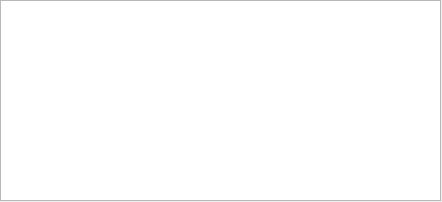
<?xml version="1.0" encoding="UTF-8"?>
<ui version="4.0">
 <class>MainWindow</class>
 <widget class="QMainWindow" name="MainWindow">
  <property name="geometry">
   <rect>
    <x>0</x>
    <y>0</y>
    <width>442</width>
    <height>202</height>
   </rect>
  </property>
  <property name="windowTitle">
   <string>MainWindow</string>
  </property>
  <widget class="QWidget" name="centralwidget">
   <widget class="QListWidget" name="listWidget">
    <property name="geometry">
     <rect>
      <x>0</x>
      <y>0</y>
      <width>441</width>
      <height>201</height>
     </rect>
    </property>
    <property name="selectionMode">
     <enum>QAbstractItemView::MultiSelection</enum>
    </property>
    <property name="selectionBehavior">
     <enum>QAbstractItemView::SelectRows</enum>
    </property>
    <property name="isWrapping" stdset="0">
     <bool>true</bool>
    </property>
    <property name="viewMode">
     <enum>QListView::IconMode</enum>
    </property>
    <property name="wordWrap">
     <bool>true</bool>
    </property>
   </widget>
  </widget>
 </widget>
 <resources/>
 <connections/>
</ui>
